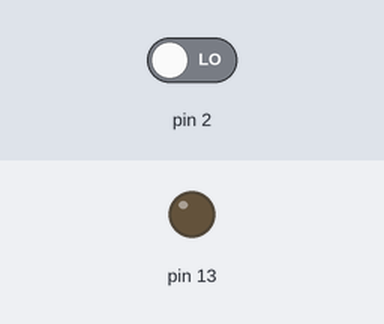
Simulated run of this sketch. Board: Arduino Uno, built with avr-gcc and run on an emulated ATmega328P. On the bench: output pins drawn as LEDs (lit = HIGH). The test bench sets the inputs (shaded band); at power-on: pin 2 LOW. What the sketch prints to the serial monitor is not drawn.

Above: at 1.8 s.
1.9 s: pin 2 driven HIGH
At 3.2 s:
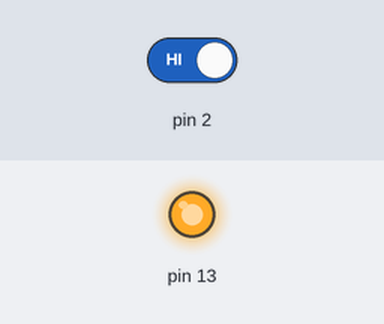
3.5 s: pin 2 driven LOW
At 4.3 s:
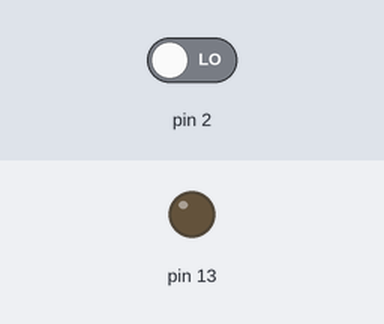
Timing chart, 0 to 6.5 s (numbered marks = the images above; inputs shaded):
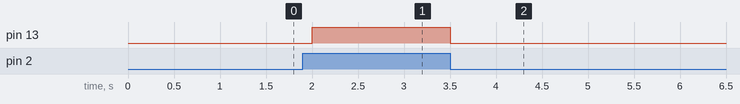

Measured:
- after the input at 1.9 s, pin 13: LOW → HIGH after 0.10 s
- after the input at 3.5 s, pin 13: HIGH → LOW at once

The sketch:

sketch.ino
```cpp
static const int sBaudRate = 9600;

enum Pin {
  LED = 13,
  PIR = 2
};

void setup()
{
  Serial.begin(sBaudRate);

  pinMode(Pin::LED, OUTPUT);
  pinMode(Pin::PIR, INPUT);
}

void loop()
{
  bool motionDetected = false;
  if (1 == digitalRead(Pin::PIR)) motionDetected = true;

  Serial.print(motionDetected);

  digitalWrite(Pin::LED, motionDetected ? HIGH : LOW);

  delay(500);
}
```
